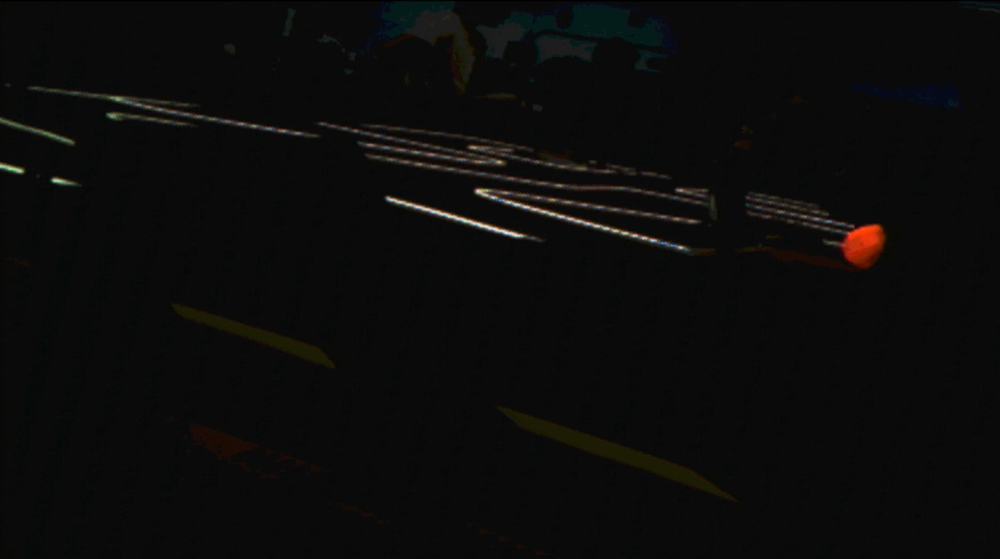
#> input picture bec.png, 1000 x 559 px, shrunk from 1572 x 879 before the run, found by its file name
$ python imgTo3Bit.py
#> lines starting #> are read from the running program, lines starting #| are printed output that depends on the picture
from PIL import Image

def convert_to_3bit_color(image_path):
    # Open the image
#> called with image_path = 'bec.png'
    image = Image.open(image_path)
#> image is the input picture: PIL image 1000x559 RGBA; mean R, G, B, A 12.1, 11.9, 11.2, 255

    # Convert the image to RGB mode
    image = image.convert("RGB")
#> image: PIL image 1000x559 RGB

    # Create a new palette with the desired colors
    palette = Image.new("P", (1, 1), 0)
    palette.putpalette([
        0, 0, 0,         # Black
        255, 255, 255,   # White
        255, 0, 0,       # Red
        0, 255, 0,       # Green
        0, 0, 255,       # Blue
        0, 255, 255,     # Cyan
        255, 0, 255,     # Magenta
        255, 255, 0      # Yellow
    ])

    # Convert the image to 3-bit color using the custom palette
    image = image.quantize(colors=8, palette=palette)
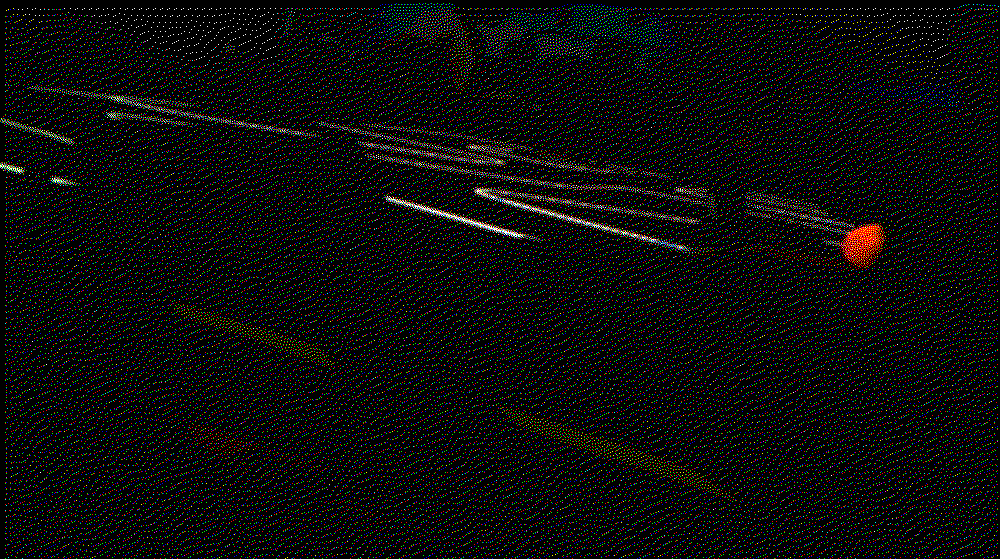
#> image: PIL image 1000x559 P; mean R, G, B 11.9, 11.7, 11

    # Save the converted image
    converted_image_path = image_path.replace(".png", "_3bit.png")
    image.save(converted_image_path)

    print(f"Image converted and saved as: {converted_image_path}")

# Provide the path to your image
image_path = "bec.png"

# Call the function to convert the image
convert_to_3bit_color(image_path)
